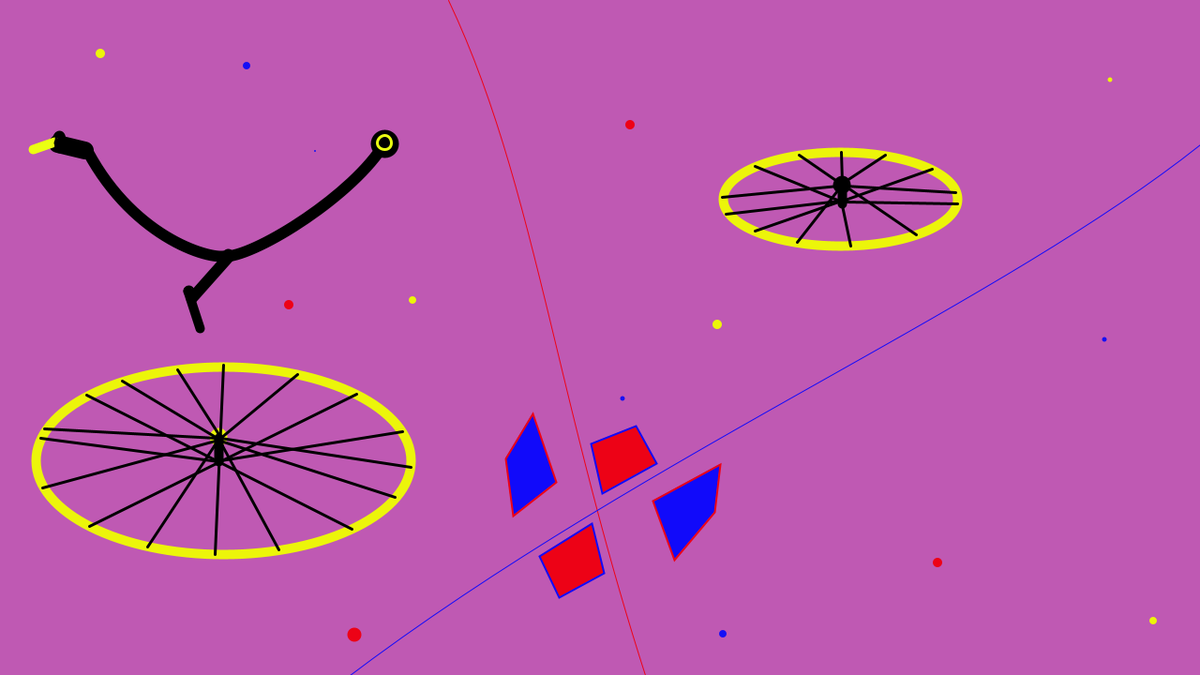
Frame 1 (no input)
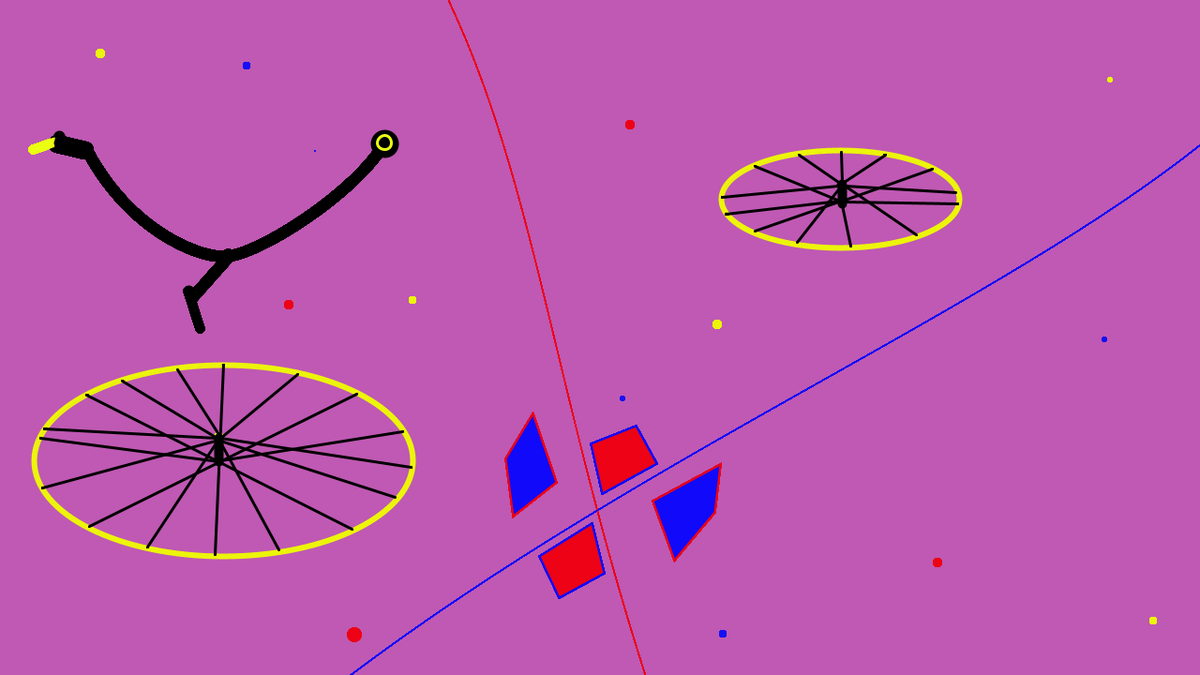
Frame 60 (the mouse pressed at the canvas centre just before this capture)
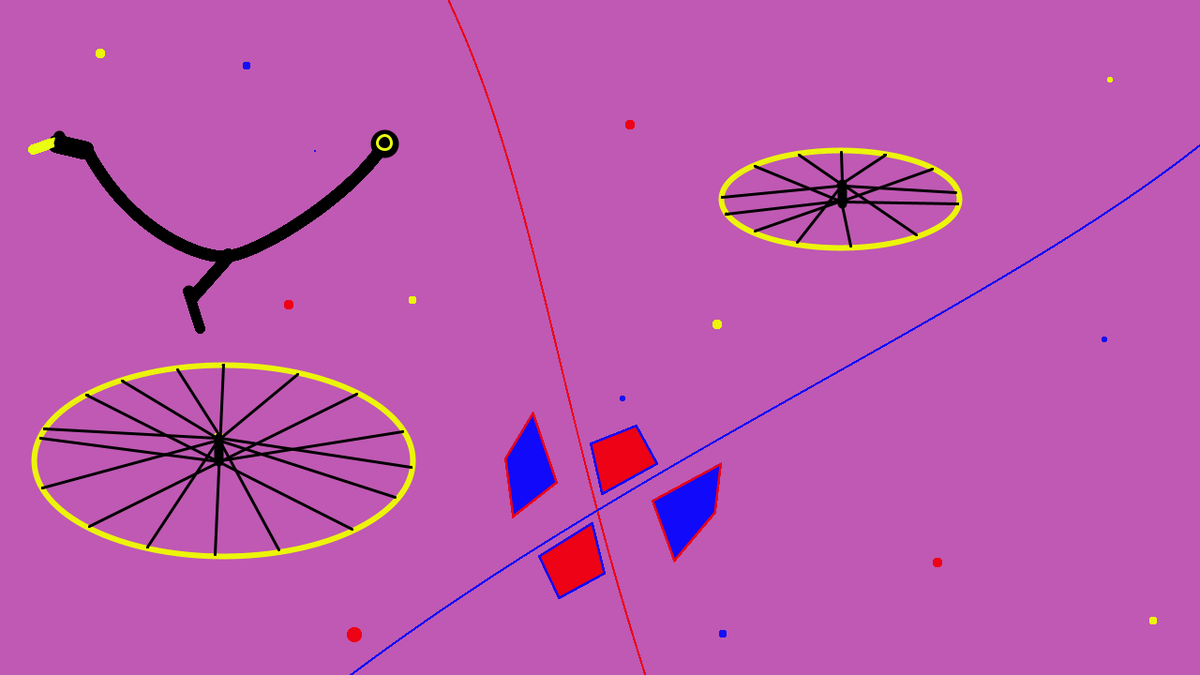
Frame 120 (the mouse held since frame 60 and released just before this capture)

The Processing sketch that drew these frames (run headless with seeded random() and noise(); from frame 60 on, the mouse is pressed at the canvas centre):

// Processing sketch: processing_85818
// ── processing_85818.pde

void setup() {
  size(1280,720);
  background(191,89,179);
  strokeWeight(10);
}
//http://fc08.deviantart.net/fs24/i/2009/187/c/d/miro__miro__on_the_wall__by_flying_colours.jpg
void draw() {
stroke(236,245,10);
fill(191,89,179);
ellipse(238,491,400,200);
ellipse(896,212,250,100);
noStroke();
fill(236,245,10);
ellipse(1184,85,5,5);
ellipse(107,57,10,10);
ellipse(765,346,10,10);
ellipse(440,320,8,8);
ellipse(1230,662,8,8);
fill(237,2,22);
ellipse(1000,600,10,10);
ellipse(308,325,10,10);
ellipse(672,133,10,10);
ellipse(378,677,15,15);
fill(21,15,245);
ellipse(1178,362,5,5);
ellipse(664,425,5,5);
ellipse(336,161,2,2);
ellipse(233,464,1,1);
ellipse(898,196,2,2);
ellipse(771,676,8,8);
ellipse(263,70,8,8);
fill(0);
stroke(236,245,10);
ellipse(233,466,9,9);
stroke(0,0,0);

ellipse(201,310,2,2);
ellipse(410,153,20,20);
ellipse(92,161,5,5);
ellipse(63,151,5,14);
ellipse(898,197,9,9);
strokeWeight(3 );
line(92,421,375,564);
line(95,561,380,420);
line(238,389,229,591);
line(231,467,47,457);
line(43,467,233,492);
line(235,491,429,460);
line(235,470,421,530);
line(233,469,45,520);
line(233,468,297,586);
line(233,468,157,583);
line(235,467,317,399);
line(233,463,189,394);
line(235,467,438,498);
line(228,465,130,406);
line(901,215,1021,217);
line(897,214,907,262);
line(897,214,805,246);
line(893,213,805,177);
line(901,213,994,180);
line(898,194,897,162);
line(894,198,770,210);
line(897,198,850,258);
line(901,198,977,250);
line(901,198,1019,205);
line(897,196,944,165);
line(897,196,852,165);
line(895,214,774,228);
strokeWeight(19);
line(90,160,61,153);
strokeWeight(10);
line(233,492,233,467);
line(898,217,898,199);
line(200,310,213,350);
stroke(235,255,18);
line(58,151,35,159);
stroke(0,0,0);
strokeWeight(3);
line(60,142,59,157);
strokeWeight(12);
line(204,318,244,273);
noFill();
bezier(93,161,146,260,235,280,243,271);
bezier(241,273,275,271,377,207,410,152);
stroke(235,255,18);
strokeWeight(3);
ellipse(410,152,15,15);
stroke(237,2,22);
strokeWeight(1);
bezier(478,0,602,262,596,578,829,1080);
stroke(17,10,250);
bezier(1280,154,965,404,332,616,18,1080);
strokeWeight(2);
stroke(237,2,22);
fill(17,10,250);
quad(768,495,696,534,719,597,762,546);
quad(568,441,593,514,547,550,539,489);
stroke(17,10,250);
fill(237,2,22);
quad(631,558,644,611,596,637,575,593);
quad(642,526,700,494,678,454,630,473);
stroke(0,0,0);
fill(0,0,0);
ellipse(62,152,7,7);
println("mouse X:");
println(mouseX);
println("mouseY:");
println(mouseY);
   
}
